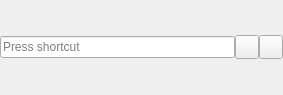
<?xml version="1.0" encoding="UTF-8"?>
<ui version="4.0">
 <class>KeySequenceEdit</class>
 <widget class="QWidget" name="KeySequenceEdit">
  <property name="geometry">
   <rect>
    <x>0</x>
    <y>0</y>
    <width>283</width>
    <height>95</height>
   </rect>
  </property>
  <property name="windowTitle">
   <string>Form</string>
  </property>
  <layout class="QHBoxLayout" name="horizontalLayout">
   <property name="spacing">
    <number>0</number>
   </property>
   <property name="leftMargin">
    <number>0</number>
   </property>
   <property name="topMargin">
    <number>0</number>
   </property>
   <property name="rightMargin">
    <number>0</number>
   </property>
   <property name="bottomMargin">
    <number>0</number>
   </property>
   <item>
    <widget class="QKeySequenceEdit" name="key_sequence_edit"/>
   </item>
   <item>
    <widget class="QPushButton" name="pb_reset">
     <property name="maximumSize">
      <size>
       <width>24</width>
       <height>24</height>
      </size>
     </property>
     <property name="text">
      <string/>
     </property>
    </widget>
   </item>
   <item>
    <widget class="QPushButton" name="pb_clear">
     <property name="maximumSize">
      <size>
       <width>24</width>
       <height>24</height>
      </size>
     </property>
     <property name="text">
      <string/>
     </property>
    </widget>
   </item>
  </layout>
 </widget>
 <resources/>
 <connections/>
</ui>
